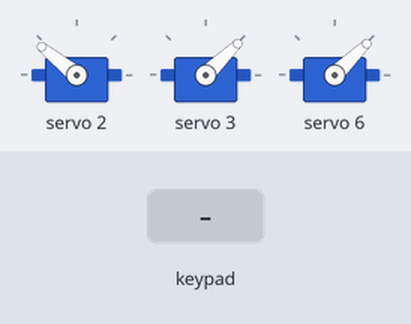
Recording of a sketch running on a simulated Arduino Uno, built with avr-gcc and run on an emulated ATmega328P. On the bench: 3 × servo. Inputs (shaded band) come from the test bench. What the sketch prints to the serial monitor is not drawn.

Above: at 1.3 s.
1.4 s: key 'S' pressed
At 2.3 s:
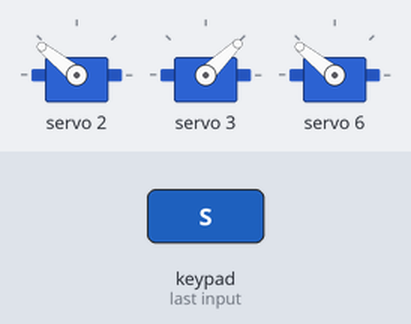
2.9 s: key 'T' pressed
At 3.5 s:
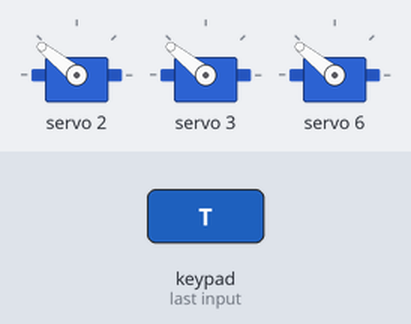
4.4 s: key 'O' pressed
At 4.7 s:
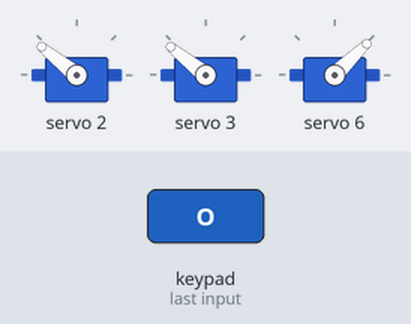
5.9 s: key 'X' pressed
At 7.2 s:
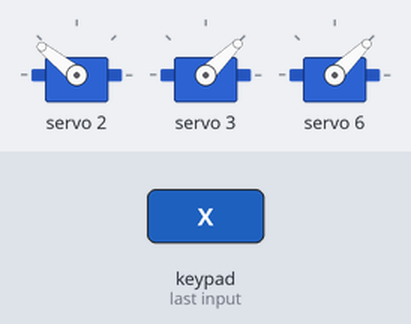
Timing chart, 0 to 8.4 s (numbered marks = the images above; inputs shaded):
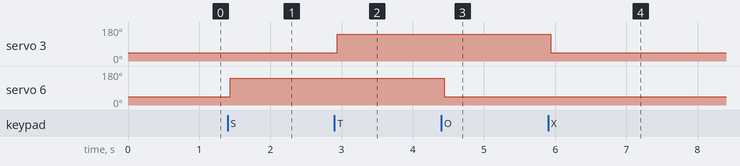

The sketch:

fineshift.ino
```cpp
#include <Wire.h>
#include <Adafruit_PWMServoDriver.h>
#include <PS2X_lib.h>

// PCA9685
Adafruit_PWMServoDriver pwm = Adafruit_PWMServoDriver();

// PS2 pin
#define PS2_DAT 12
#define PS2_CMD 13
#define PS2_SEL 15
#define PS2_CLK 14

// PS2 Controller
PS2X ps2x;

// Động cơ di chuyển
#define LEFT_FORWARD 8
#define LEFT_BACKWARD 9
#define RIGHT_FORWARD 10
#define RIGHT_BACKWARD 11

// Động cơ nâng/thả (motor 180 RPM)
#define LIFT_UP_1 12
#define LIFT_DOWN_1 13
#define LIFT_UP_2 14
#define LIFT_DOWN_2 15

// Servo cánh chắn vật
#define SERVO_GATE 2  // kênh PWM số 2
#define SERVO_GATE1 3
#define SERVO_GATE2 6

// Trạng thái cửa
bool isGateOpen = false;
bool isGateOpen1 = false;
bool isGateOpen2 = false;

// Chuyển góc servo thành giá trị PWM (0–4095)
int angleToPulse(int angle) {
  return map(angle, 0, 180, 120, 500); // chỉnh tùy theo loại servo
}

void setup() {
  Serial.begin(115200);

  // Kết nối PS2
  int error = -1;
  for (int i = 0; i < 10; i++) {
    delay(100);
    error = ps2x.config_gamepad(PS2_CLK, PS2_CMD, PS2_SEL, PS2_DAT, true, true);
    if (!error) break;
    Serial.print(".");
  }

  if (error) {
    Serial.println("❌ Không kết nối được tay cầm PS2!");
    while (true);
  }

  Serial.println("\n✅ Tay cầm PS2 đã kết nối!");

  // Khởi tạo PCA9685
  pwm.begin();
  pwm.setOscillatorFrequency(27000000);
  pwm.setPWMFreq(50);
  Wire.setClock(400000);

  // Đặt vị trí servo cửa mặc định là đóng (góc 0°)
  pwm.writeMicroseconds(SERVO_GATE, 2000);
  pwm.writeMicroseconds(SERVO_GATE1, 1000);
  pwm.writeMicroseconds(SERVO_GATE2, 1000);

  isGateOpen = false;
  isGateOpen1 = false;
  isGateOpen2 = false;

  // Dừng tất cả động cơ
  stopAll();
}

void stopAll() {
  pwm.setPWM(LEFT_FORWARD, 0, 0);
  pwm.setPWM(LEFT_BACKWARD, 0, 0);
  pwm.setPWM(RIGHT_FORWARD, 0, 0);
  pwm.setPWM(RIGHT_BACKWARD, 0, 0);
  pwm.setPWM(LIFT_UP_1, 0, 0);
  pwm.setPWM(LIFT_DOWN_1, 0, 0);
  pwm.setPWM(LIFT_UP_2, 0, 0);
  pwm.setPWM(LIFT_DOWN_2, 0, 0);
}

void loop() {
  ps2x.read_gamepad();

  int deadzone = 10;

  // Đọc joystick trái (PSS_LX: ngang, PSS_LY: dọc)
  int rawX = ps2x.Analog(PSS_RX);
  int rawY = ps2x.Analog(PSS_LY);

  int x = 128 - rawX;
  int y = rawY - 128;

  if (abs(x) < deadzone) x = 0;
  if (abs(y) < deadzone) y = 0;

  // Tính tốc độ từng bánh
  int leftSpeed = y + x;
  int rightSpeed = y - x;

  leftSpeed = constrain(leftSpeed, -128, 128);
  rightSpeed = constrain(rightSpeed, -128, 128);

  int pwmLeft = map(abs(leftSpeed), 0, 128, 0, 2730);
  int pwmRight = map(abs(rightSpeed), 0, 128, 0, 2730);

  // Điều khiển bánh trái
  if (leftSpeed > 10) {
    pwm.setPWM(LEFT_FORWARD, 0, pwmLeft);
    pwm.setPWM(LEFT_BACKWARD, 0, 0);
  } else if (leftSpeed < -10) {
    pwm.setPWM(LEFT_FORWARD, 0, 0);
    pwm.setPWM(LEFT_BACKWARD, 0, pwmLeft);
  } else {
    pwm.setPWM(LEFT_FORWARD, 0, 0);
    pwm.setPWM(LEFT_BACKWARD, 0, 0);
  }

  // Điều khiển bánh phải
  if (rightSpeed > 10) {
    pwm.setPWM(RIGHT_FORWARD, 0, pwmRight);
    pwm.setPWM(RIGHT_BACKWARD, 0, 0);
  } else if (rightSpeed < -10) {
    pwm.setPWM(RIGHT_FORWARD, 0, 0);
    pwm.setPWM(RIGHT_BACKWARD, 0, pwmRight);
  } else {
    pwm.setPWM(RIGHT_FORWARD, 0, 0);
    pwm.setPWM(RIGHT_BACKWARD, 0, 0);
  }

  // Điều khiển cơ cấu nâng/thả
  if (ps2x.Button(PSB_R2)) {
    pwm.setPWM(LIFT_UP_1, 0, 2730);
    pwm.setPWM(LIFT_DOWN_1, 0, 0);
    pwm.setPWM(LIFT_UP_2, 0, 0);
    pwm.setPWM(LIFT_DOWN_2, 0, 2730);
  } else if (ps2x.Button(PSB_R1)) {
    pwm.setPWM(LIFT_UP_1, 0, 0);
    pwm.setPWM(LIFT_DOWN_1, 0, 2730);
    pwm.setPWM(LIFT_UP_2, 0, 2730);
    pwm.setPWM(LIFT_DOWN_2, 0, 0);
  } else {
    pwm.setPWM(LIFT_UP_1, 0, 0);
    pwm.setPWM(LIFT_DOWN_1, 0, 0);
    pwm.setPWM(LIFT_UP_2, 0, 0);
    pwm.setPWM(LIFT_DOWN_2, 0, 0);
  }

  // === Servo cánh chắn vật ===
  if (ps2x.ButtonPressed(PSB_GREEN) && !isGateOpen1) {
    pwm.writeMicroseconds(SERVO_GATE1, 2000);  // Mở cửa
    isGateOpen1 = true;
  } else if (ps2x.ButtonPressed(PSB_CROSS) && isGateOpen1) {
    pwm.writeMicroseconds(SERVO_GATE1, 1000);  // Đóng cửa
    isGateOpen1 = false;
  }

  if (ps2x.ButtonPressed(PSB_PINK) && !isGateOpen2) {
    pwm.writeMicroseconds(SERVO_GATE2, 2000);  // Mở cửa
    isGateOpen2 = true;
  } else if (ps2x.ButtonPressed(PSB_RED) && isGateOpen2) {
    pwm.writeMicroseconds(SERVO_GATE2, 1000);  // Đóng cửa
    isGateOpen2 = false;
  }

  if (ps2x.ButtonPressed(PSB_L1) && !isGateOpen) {
    pwm.writeMicroseconds(SERVO_GATE, 2000);  // Mở cửa
    isGateOpen = true;
  } else if (ps2x.ButtonPressed(PSB_L2) && isGateOpen) {
    pwm.writeMicroseconds(SERVO_GATE, 1000);  // Đóng cửa
    isGateOpen = false;
  }

  // Debug
  Serial.print("LY: "); Serial.print(y);
  Serial.print(" | LX: "); Serial.print(x);
  Serial.print(" | L_PWM: "); Serial.print(pwmLeft);
  Serial.print(" | R_PWM: "); Serial.print(pwmRight);
  Serial.print(" | GATE: "); Serial.println(isGateOpen ? "OPEN" : "CLOSED");

  delay(30);
}
```

Measured:
- after the input at 1.4 s, servo 6: 44° → 141° at once
- after the input at 2.9 s, servo 3: 44° → 141° at once
- after the input at 4.4 s, servo 6: 141° → 44° at once
- after the input at 5.9 s, servo 3: 141° → 44° at once
